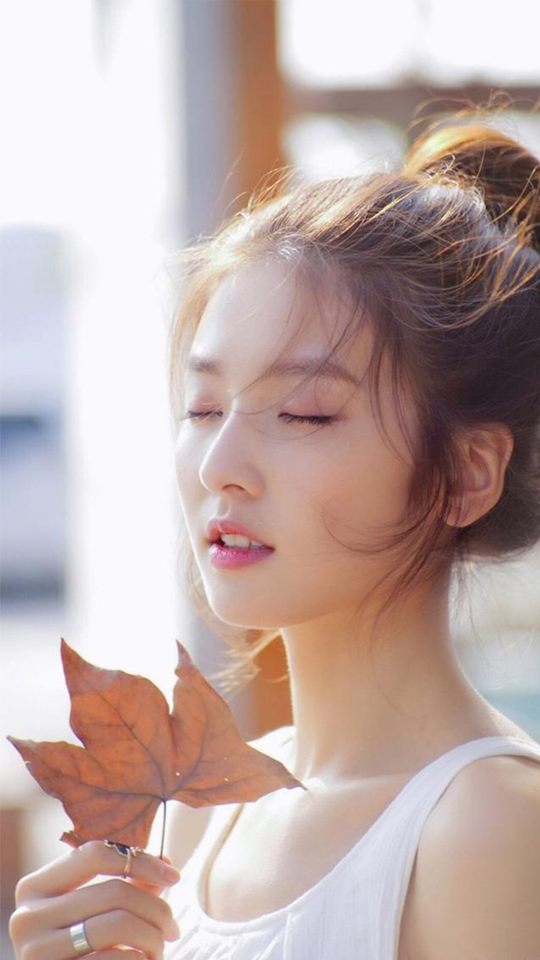
//> input picture 图像的亮度与对比度/图像的亮度与对比度/back_image_9.jpg, 1080 x 1920 px (shown at 1/2 size)
$ ./mian   (built with g++ and OpenCV 4)
//> lines starting //> are read from the running program, lines starting //| are printed output that depends on the picture
#include <iostream>
#include <opencv2\opencv.hpp>
using namespace std;
using namespace cv;
int main(int argc,char** argv) {
	Mat src1,dst1;
	string src_img = "https://github.com/du1009963012/openCV2/blob/master/ConsoleApplication1/ConsoleApplication1/back_image_9.jpg";
	src1 = imread("back_image_9.jpg");
//> src1 is the input picture: 1920 rows x 1080 cols, CV_8UC3; mean B, G, R 166.8, 170.9, 191.3
	resize(src1,src1,src1.size()/3);
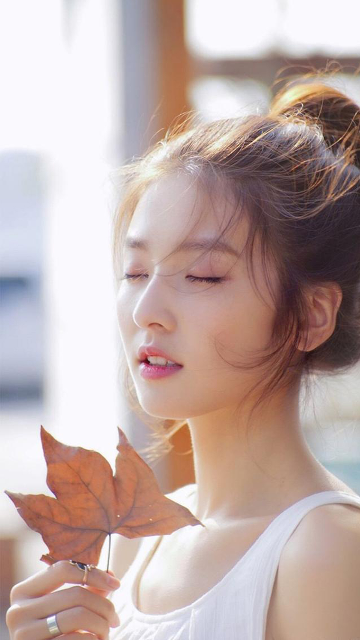
//> src1: 640 rows x 360 cols, CV_8UC3; mean B, G, R 166.8, 170.9, 191.3
	//src1.convertTo(src1,CV_32F);
	dst1.create(src1.size(),src1.type());
	if (!src1.data) {
		cout << "文件不存在！";
		return 0;
	}
	int changes = src1.channels();
//> changes = 3
	float alpha = 0.8;
	float bate = 0;
	for (int row = 0; row < src1.rows;row++) {
		uchar* src1_row = src1.ptr<uchar>(row);//指针图像操作
		uchar* dst1_row = dst1.ptr<uchar>(row);//
		for (int col = 0; col < src1.cols;col++) {
			if (src1.channels() == 3) {

				dst1_row[col*dst1.channels()] =saturate_cast<uchar>(src1_row[col*dst1.channels()] * alpha + bate);
				dst1_row[col*dst1.channels() +1] = saturate_cast<uchar>(src1_row[col  *dst1.channels() +1] * alpha + bate);
				dst1_row[col*dst1.channels() +2] = saturate_cast<uchar>(src1_row[col  *dst1.channels() +2] * alpha + bate);

				// [7 lines of commented-out code are left out]
			}
			else if (src1.channels() == 1) {
				dst1_row[col ] = saturate_cast<uchar>(src1_row[col ] * alpha + bate);
			/*	dst1.at<uchar>(row, col)= saturate_cast<uchar>(src1.at<uchar>(row, col)* alpha + bate);*/
			}

		}
	}
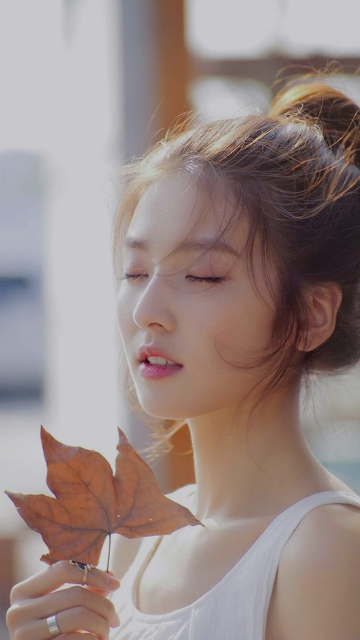
//> dst1: 640 rows x 360 cols, CV_8UC3; mean B, G, R 133.4, 136.7, 153

	namedWindow("src",WINDOW_AUTOSIZE);
	imshow("src1",src1);
	imshow("dst1",dst1);
	waitKey(0);
	return 0;
}
